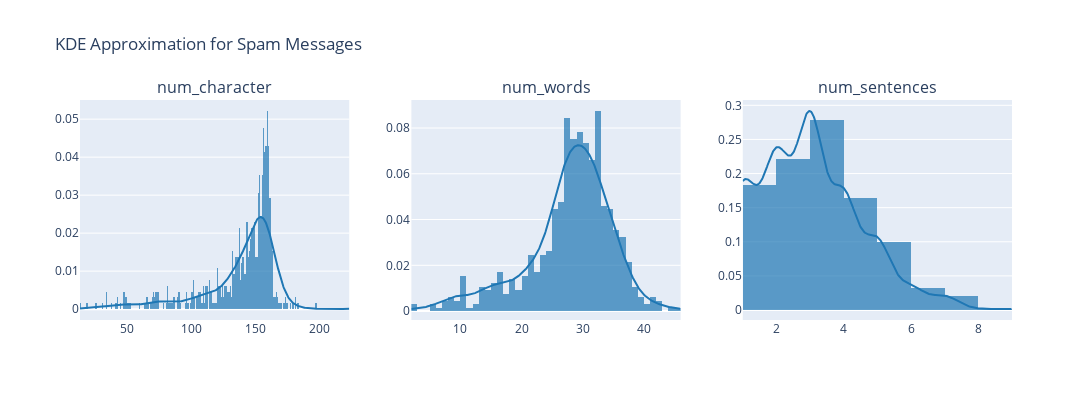

Source (notebook cell):
### Code cell
# Select only spam messages
spam_df = df[df['Target'] == 'spam']

# Define features for distribution plots
features = ['num_character', 'num_words', 'num_sentences']

# Create KDE-like distribution plots
fig = make_subplots(rows=1, cols=3, subplot_titles=features)

for i, feature in enumerate(features):
    hist_data = [spam_df[feature]]  # Data for the KDE plot
    group_labels = [feature]  # Label for the legend    
    # Create KDE-like distribution
    kde_fig = ff.create_distplot(hist_data, group_labels, show_hist=True, show_rug=False)
    # Extract KDE trace and add it to subplot
    for trace in kde_fig['data']:
        fig.add_trace(trace, row=1, col=i+1)

# Update layout
fig.update_layout(title_text="KDE Approximation for Spam Messages", showlegend=False, width=1200, height=400)
fig.show()

### Figure 1 — Plotly figure (JSON) as saved in the notebook; plotly's stock layout.template omitted (floating-point values rounded to 4 significant figures; data arrays with more than 128 entries replaced by an {"elided": "..."} marker saying what was removed)
{"data": [{"autobinx": false, "histnorm": "probability density", "legendgroup": "num_character", "marker": {"color": "rgb(31, 119, 180)"}, "name": "num_character", "opacity": 0.7, "type": "histogram", "x": {"elided": "653 int values"}, "xaxis": "x", "xbins": {"end": 224, "size": 1, "start": 13}, "yaxis": "y"}, {"legendgroup": "num_character", "marker": {"color": "rgb(31, 119, 180)"}, "mode": "lines", "name": "num_character", "showlegend": false, "type": "scatter", "x": {"elided": "500 float values"}, "xaxis": "x", "y": {"elided": "500 float values"}, "yaxis": "y"}, {"autobinx": false, "histnorm": "probability density", "legendgroup": "num_words", "marker": {"color": "rgb(31, 119, 180)"}, "name": "num_words", "opacity": 0.7, "type": "histogram", "x": {"elided": "653 int values"}, "xaxis": "x2", "xbins": {"end": 46, "size": 1, "start": 2}, "yaxis": "y2"}, {"legendgroup": "num_words", "marker": {"color": "rgb(31, 119, 180)"}, "mode": "lines", "name": "num_words", "showlegend": false, "type": "scatter", "x": {"elided": "500 float values"}, "xaxis": "x2", "y": {"elided": "500 float values"}, "yaxis": "y2"}, {"autobinx": false, "histnorm": "probability density", "legendgroup": "num_sentences", "marker": {"color": "rgb(31, 119, 180)"}, "name": "num_sentences", "opacity": 0.7, "type": "histogram", "x": {"elided": "653 int values"}, "xaxis": "x3", "xbins": {"end": 9, "size": 1, "start": 1}, "yaxis": "y3"}, {"legendgroup": "num_sentences", "marker": {"color": "rgb(31, 119, 180)"}, "mode": "lines", "name": "num_sentences", "showlegend": false, "type": "scatter", "x": {"elided": "500 float values"}, "xaxis": "x3", "y": {"elided": "500 float values"}, "yaxis": "y3"}], "layout": {"annotations": [{"font": {"size": 16}, "showarrow": false, "text": "num_character", "x": 0.1444, "xanchor": "center", "xref": "paper", "y": 1, "yanchor": "bottom", "yref": "paper"}, {"font": {"size": 16}, "showarrow": false, "text": "num_words", "x": 0.5, "xanchor": "center", "xref": "paper", "y": 1, "yanchor": "bottom", "yref": "paper"}, {"font": {"size": 16}, "showarrow": false, "text": "num_sentences", "x": 0.8556, "xanchor": "center", "xref": "paper", "y": 1, "yanchor": "bottom", "yref": "paper"}], "height": 400, "showlegend": false, "title": {"text": "KDE Approximation for Spam Messages"}, "width": 1200, "xaxis": {"anchor": "y", "domain": [0, 0.2889]}, "xaxis2": {"anchor": "y2", "domain": [0.3556, 0.6444]}, "xaxis3": {"anchor": "y3", "domain": [0.7111, 1]}, "yaxis": {"anchor": "x", "domain": [0, 1]}, "yaxis2": {"anchor": "x2", "domain": [0, 1]}, "yaxis3": {"anchor": "x3", "domain": [0, 1]}}}
